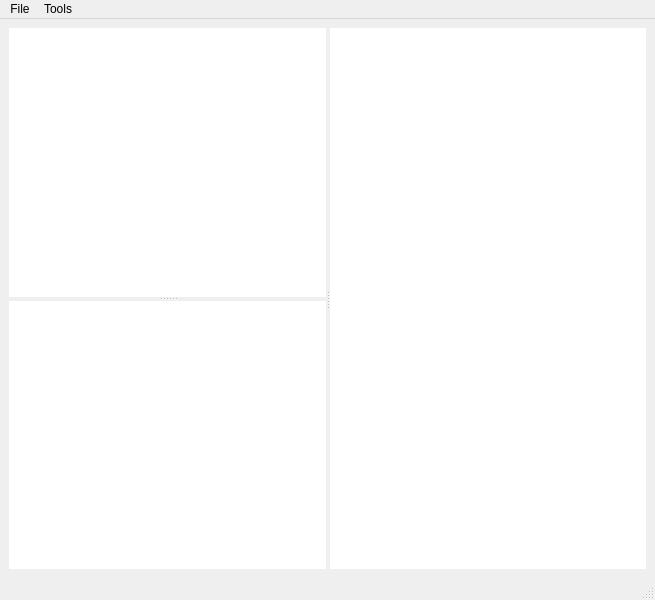
<?xml version="1.0" encoding="UTF-8"?>
<ui version="4.0">
 <class>MainWindow</class>
 <widget class="QMainWindow" name="MainWindow">
  <property name="geometry">
   <rect>
    <x>0</x>
    <y>0</y>
    <width>655</width>
    <height>600</height>
   </rect>
  </property>
  <property name="windowTitle">
   <string>Texture-based Terrain Synthesis</string>
  </property>
  <widget class="QWidget" name="centralwidget">
   <layout class="QGridLayout" name="gridLayout">
    <item row="0" column="0">
     <widget class="QSplitter" name="splitter_2">
      <property name="orientation">
       <enum>Qt::Horizontal</enum>
      </property>
      <widget class="QSplitter" name="splitter">
       <property name="orientation">
        <enum>Qt::Vertical</enum>
       </property>
       <widget class="QLabel" name="exem_widget">
        <property name="styleSheet">
         <string notr="true">background-color: rgb(255, 255, 255)</string>
        </property>
        <property name="text">
         <string/>
        </property>
        <property name="alignment">
         <set>Qt::AlignCenter</set>
        </property>
       </widget>
       <widget class="QLabel" name="target_widget">
        <property name="styleSheet">
         <string notr="true">background-color: rgb(255, 255, 255)</string>
        </property>
        <property name="text">
         <string/>
        </property>
        <property name="alignment">
         <set>Qt::AlignCenter</set>
        </property>
       </widget>
      </widget>
      <widget class="QLabel" name="result_widget">
       <property name="styleSheet">
        <string notr="true">background-color: rgb(255, 255, 255)</string>
       </property>
       <property name="text">
        <string/>
       </property>
       <property name="alignment">
        <set>Qt::AlignCenter</set>
       </property>
      </widget>
     </widget>
    </item>
   </layout>
  </widget>
  <widget class="QMenuBar" name="menubar">
   <property name="geometry">
    <rect>
     <x>0</x>
     <y>0</y>
     <width>655</width>
     <height>21</height>
    </rect>
   </property>
   <widget class="QMenu" name="menuFile">
    <property name="title">
     <string>File</string>
    </property>
    <addaction name="actionLoad_Target"/>
    <addaction name="actionLoad_Exemplar"/>
    <addaction name="actionSave_Output"/>
    <addaction name="actionSave_Exemplar"/>
   </widget>
   <widget class="QMenu" name="menuRun">
    <property name="title">
     <string>Tools</string>
    </property>
    <addaction name="actionRun_Synthesis"/>
   </widget>
   <addaction name="menuFile"/>
   <addaction name="menuRun"/>
  </widget>
  <widget class="QStatusBar" name="statusbar"/>
  <action name="actionLoad_Target">
   <property name="text">
    <string>Load Target</string>
   </property>
  </action>
  <action name="actionLoad_Exemplar">
   <property name="text">
    <string>Load Exemplar</string>
   </property>
  </action>
  <action name="actionSave_Output">
   <property name="text">
    <string>Save Output</string>
   </property>
  </action>
  <action name="actionRun_Synthesis">
   <property name="text">
    <string>Run terrain synthesis</string>
   </property>
  </action>
  <action name="actionSave_Exemplar">
   <property name="text">
    <string>Save Exemplar</string>
   </property>
  </action>
 </widget>
 <resources/>
 <connections/>
</ui>
